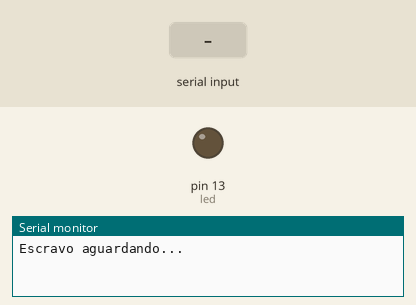
A sketch run on a simulated Arduino Uno, built with avr-gcc and run on an emulated ATmega328P. Parts: output pins drawn as LEDs (lit = HIGH), the last lines printed to the serial monitor. The inputs (shaded band) are chosen by the test bench.

Above: at 1.2 s.
1.3 s: "LIGA\n" received over the second serial link
At 2.3 s:
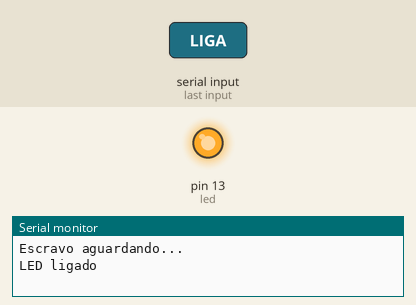
2.8 s: "DESLIGA\n" received over the second serial link
At 3.4 s:
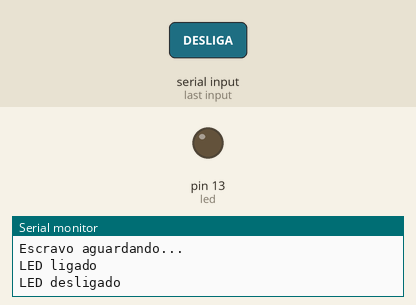
Timing chart, 0 to 5.8 s (numbered marks = the images above; inputs shaded):
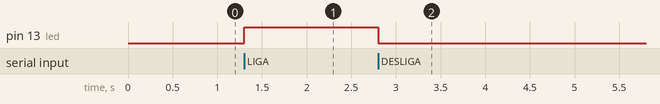

Measured:
- after the input at 1.3 s, pin 13 (led): LOW → HIGH at once
- after the input at 2.8 s, pin 13 (led): HIGH → LOW at once

The sketch:

escravo.ino
```cpp
#include <SoftwareSerial.h>

SoftwareSerial BT(10, 11); // RX, TX do HC-05
int led = 13;

void setup()
{
  pinMode(led, OUTPUT);
  Serial.begin(9600);
  BT.begin(9600);
  Serial.println("Escravo aguardando...");
}

void loop()
{
  if (BT.available())
  {
    String comando = BT.readStringUntil('\n');
    comando.trim();

    if (comando == "LIGA")
    {
      digitalWrite(led, HIGH);
      Serial.println("LED ligado");
    }
    else if (comando == "DESLIGA")
    {
      digitalWrite(led, LOW);
      Serial.println("LED desligado");
    }
  }
}
```
